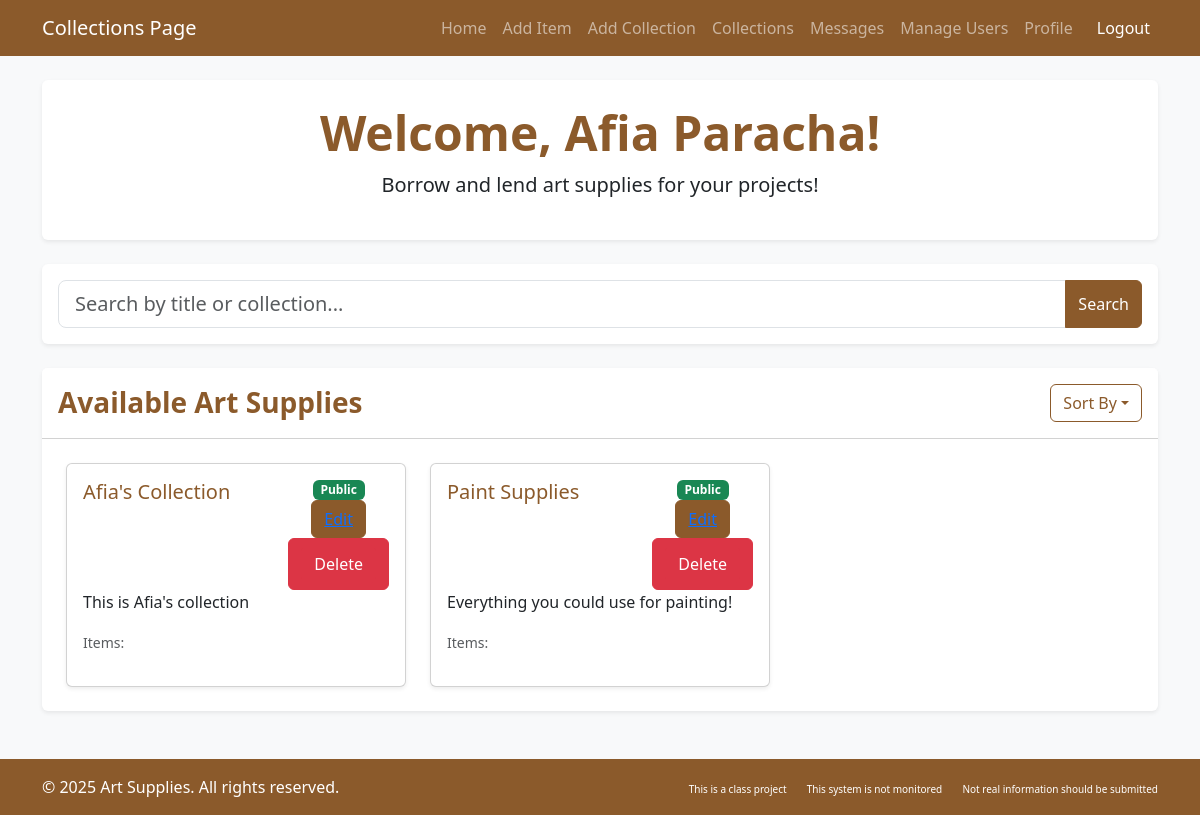
The page /artlibrary/collections/ (signed in) on the database as committed earlier.
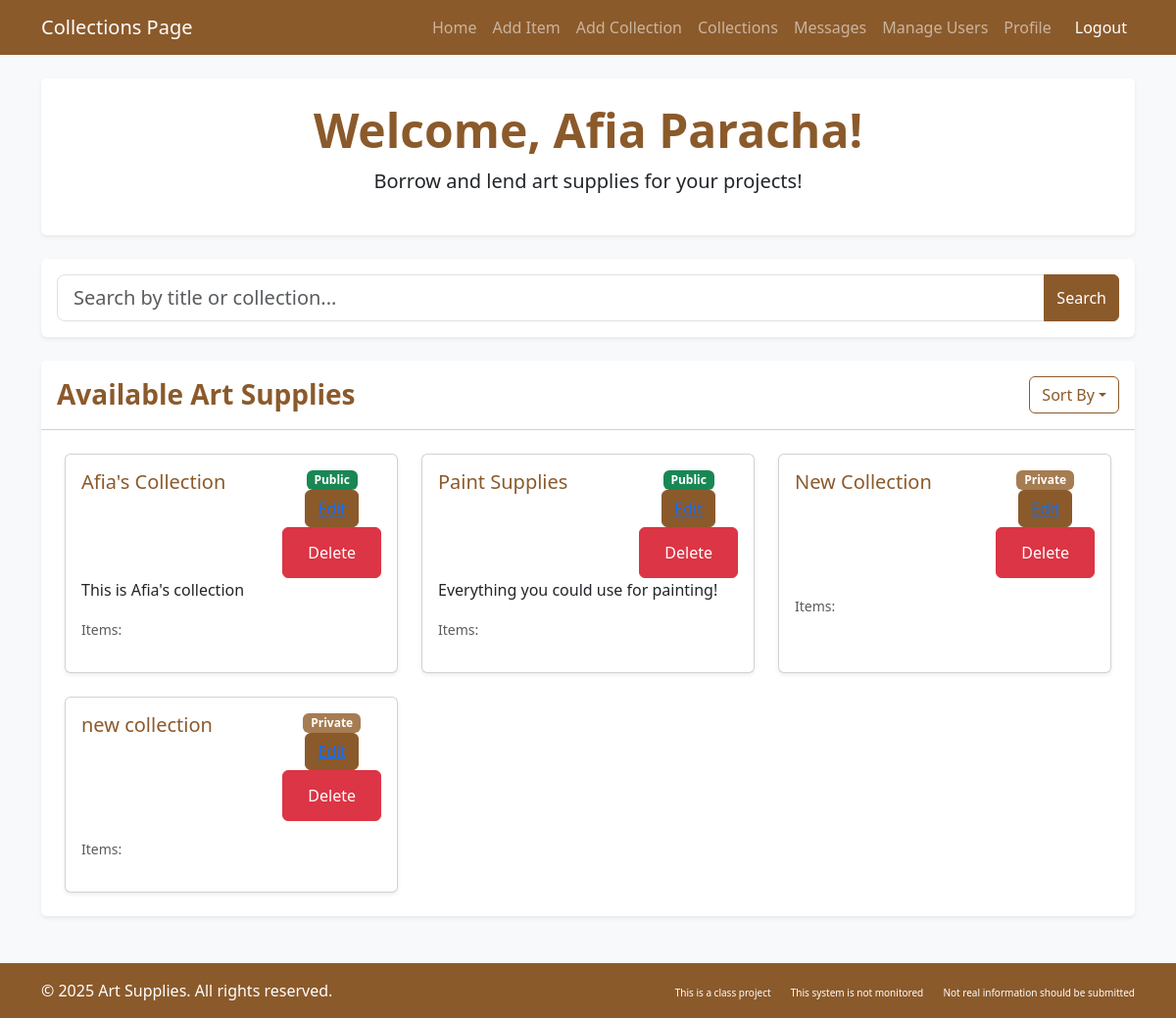
The same page on the database as committed later.
### artlibrary/models.py (models this page shows, shortened)
class CustomUser(AbstractUser):
    profile_pic = models.ImageField(
        storage=S3Boto3Storage(),
        upload_to='profile_pics/',
        null=True,
        blank=True
    )
    date_joined = models.DateTimeField(auto_now_add=True)
    roles = (('patron', 'Patron'), ('librarian', 'Librarian'), ('anonymous', 'Anonymous'))
    user_role = models.CharField(max_length=12, choices=roles, default='patron')
    email = models.EmailField(blank=True, max_length=254, verbose_name='email address')

class Collection(models.Model):
    title=models.CharField(max_length=255)
    description=models.TextField(blank=True,null=True)
    num_items=models.PositiveIntegerField(default=0)
    is_public=models.BooleanField(default=True)
    users=models.ManyToManyField(CustomUser,blank=True,related_name='collections')
    added_by = models.ForeignKey(CustomUser, on_delete=models.CASCADE, related_name='created_collections',default=2)
    def __str__(self):
        return self.title
    def update_num_items(self):
        self.num_items = self.items.count()
        self.save()

### artlibrary/views.py (the view, shortened to what this page needs)
# urls.py: path('collections/', views.collections, name='collections'),
def collections(request):
    user_role = getattr(request.user, 'user_role', None)
    if user_role == "anonymous_user":
        viewable_collections = Collection.objects.filter(is_public=True)
    else:
        viewable_collections = Collection.objects.all()
    for collection in viewable_collections:
        collection.update_num_items()
    add_item_form = AddArtSupplyForm()
    add_collection_form = AddCollectionForm(user=request.user)
    context = {
        'add_collection_form': add_collection_form,
        'viewable_collections': viewable_collections,
        'add_item_form': add_item_form,
    }
    return render(request, 'artlibrary/collections.html', context)

### artlibrary/forms.py
class AddCollectionForm(forms.ModelForm):
    class Meta:
        model = Collection
        fields = ['title','description','is_public']
        fields = ['title', 'description', 'is_public']
        widgets = {
            'title': forms.TextInput(attrs={'class': 'form-control'}),
            'description': forms.NumberInput(attrs={'class': 'form-control'}),
            'description': forms.Textarea(attrs={'class': 'form-control', 'rows': 3}),
            'is_public': forms.CheckboxInput(attrs={'class': 'form-check-input'}),
        }
    def __init__(self,*args,user=None,**kwargs):
        super().__init__(*args,**kwargs)
        if user and user.user_role!='librarian':
             self.fields.pop('is_public',None)

class AddArtSupplyForm(forms.ModelForm):
    collection = forms.ModelChoiceField(
        queryset=Collection.objects.all(),
        empty_label="Select a Collection",
        required=False
    )
    class Meta:
        model = ArtSupply
        fields = ['name', 'image', 'quantity', 'pickup_location','description','use_policy','item_type','collection']
        widgets = {
            'name': forms.TextInput(attrs={'class': 'form-control'}),
            'quantity': forms.NumberInput(attrs={'class': 'form-control'}),
            'pickup_location': forms.TextInput(attrs={'class': 'form-control'}),
            'image': forms.ClearableFileInput(attrs={'class': 'form-control'}),
            'description': forms.TextInput(attrs={'class': 'form-control'}),
            'use_policy':forms.TextInput(attrs={'class':'form-control'}),
            'item_type':forms.Select(attrs={'class':'form-control'}),
            'collection': forms.SelectMultiple(attrs={'class': 'form-control'}),
        }

### artlibrary/templates/artlibrary/collections.html (shortened to what this page needs)
{% load django_bootstrap5 %}
<!DOCTYPE html>
<html lang="en">
<head>
    {% bootstrap_css %}
</head>
<body class="bg-light">
    <nav class="navbar navbar-expand-lg navbar-dark bg-brown">
        <div class="container">
            <a class="navbar-brand" href="#">Collections Page</a>
            <div class="collapse navbar-collapse" id="navbarNav">
                <ul class="navbar-nav ms-auto">
                    <li class="nav-item"><a class="nav-link" href="#">Home</a></li>
                    {% if request.user.user_role == "librarian" %}
                    <li class="nav-item"><a class="nav-link" href="#" data-bs-toggle="modal" data-bs-target="#addItemModal">Add Item</a></li>
                    {% endif %}
                    {% if request.user.user_role != "anonymous_user" %}
                    <li class="nav-item"><a class="nav-link" href="#" data-bs-toggle="modal" data-bs-target="#addCollectionModal">Add Collection</a></li>
                    {% endif %}
                    <li class="nav-item"><a class="nav-link" href="{% url 'collections' %}">Collections</a></li>
                    <li class="nav-item"><a class="nav-link" href="#">Messages</a></li>
                    {% if request.user.user_role == "librarian" %}
                    <li class="nav-item"><a class="nav-link" href="#">Manage Users</a></li>
                    {% endif %}
                    {% if request.user.user_role != "anonymous_user" %}
                    <li class="nav-item"><a class="nav-link" href="{% url 'profile' %}">Profile</a></li>
                    {% endif %}
                    <li class="nav-item">
                        <a class="nav-link btn btn-danger btn-sm text-white ms-2" href="{% url 'logout' %}">Logout</a>
                    </li>
                </ul>
            </div>
        </div>
    </nav>
    <div class="container main-content py-4">
        <div class="card border-0 shadow-sm mb-4">
            <div class="card-body text-center py-4">
                <h1 class="display-5 fw-bold text-brown">Welcome, {{ request.user.get_full_name|default:request.user.username }}!</h1>
                <p class="lead">Borrow and lend art supplies for your projects!</p>
            </div>
        </div>
<div class="card border-0 shadow-sm mb-4">
    <div class="card-body p-3">
        <form method="get" action="">
            <div class="input-group">
                <input type="text" name="query" class="form-control form-control-lg" placeholder="Search by title or collection..." value="{{ query }}">
                <button type="submit" class="btn btn-brown">Search</button>
            </div>
        </form>
    </div>
</div>
<div class="card border-0 shadow-sm mb-4">
    <div class="card-header bg-white d-flex justify-content-between align-items-center py-3">
        <h3 class="card-title text-brown fw-bold mb-0">
            {% if query %}
            Search Results for "{{ query }}"
            {% else %}
            Available Art Supplies
            {% endif %}
        </h3>
        <div class="dropdown">
            <button class="btn btn-outline-brown dropdown-toggle" type="button" data-bs-toggle="dropdown">Sort By</button>
        </div>
    </div>
    <div class="card-body p-4">
        <div class="row g-4">
            {% for collection in viewable_collections %}
            <div class="col-md-4 col-sm-6">
                <div class="card h-100 shadow-sm">
                    <div class="card-body">
                        <div class="d-flex justify-content-between align-items-start">
                            <h5 class="card-title text-brown">{{ collection.title }}</h5>
                            <div class="d-flex flex-column justify-content-between align-items-center">
                            {% if collection.is_public %}
                            <span class="badge bg-success">Public</span>
                            {% else %}
                            <span class="badge bg-secondary">Private</span>
                            {% endif %}
                            {% if collection.added_by.id == request.user.id or request.user.user_role == "librarian" %}
                            <button type="submit" class="btn btn-brown"><a href="{% url 'edit_collection' collection.id%}">Edit</a></button>
                            <button type="submit" class="btn btn-danger"><a href="{% url 'delete_collection' collection.id %}" class="btn btn-danger">Delete</a></button>
                            {% endif %}
                            </div>
                        </div>
                        <p class="card-text">{{ collection.description}}</p>
                        {% if collection.is_public or request.user.user_role == "librarian"%}
                        <p class="card-text"><small class="text-muted">Items: {{ num_items }}</small></p>
                        {% endif %}
                    </div>
                </div>
            </div>
            {% empty %}
            <div class="col-12">
                <div class="alert alert-info">No Collections Available</div>
            </div>
            {% endfor %}
        </div>
    </div>
</div>
</div>
</body>
<footer class="py-3 bg-dark text-white mt-auto bg-brown">
    <div class="container">
        <div class="row">
            <div class="col-md-6">
                <p class="mb-0">&copy; 2025 Art Supplies. All rights reserved.</p>
            </div>
            <div class="col-md-6 text-md-end">
                <a href="#" class="text-white text-decoration-none me-3" style="font-size: 10px;">This is a class project</a>
                <a href="#" class="text-white text-decoration-none me-3" style="font-size: 10px;">This system is not monitored</a>
                <a href="#" class="text-white text-decoration-none" style="font-size: 10px;">Not real information should be submitted</a>
            </div>
        </div>
    </div>
</footer>
</body>
</html>

### artlibrary/templates/artlibrary/collections.html (style rules this page uses)
:root { --bs-primary: #8B5A2B; --bs-primary-rgb: 139, 90, 43; --bs-secondary: #A67C52; --bs-secondary-rgb: 166, 124, 82; --bs-dark: #5D4037; }
body { min-height: 100vh; display: flex; flex-direction: column; }
.main-content { flex: 1; }
.bg-brown { background-color: #8B5A2B !important; }
.text-brown { color: #8B5A2B !important; }
.btn-brown { background-color: #8B5A2B; border-color: #8B5A2B; color: white; }
.btn-outline-brown { border-color: #8B5A2B; color: #8B5A2B; }

Rows that differ between the two databases and show on the page:
added Collection: title "New Collection", is_public "Private", shows "Delete"
added Collection: title "new collection", is_public "Private", shows "Delete"
